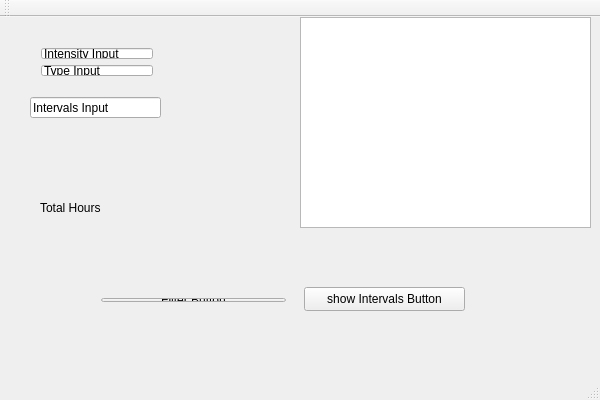
<?xml version="1.0" encoding="UTF-8"?>
<ui version="4.0">
 <class>QTtest3Class</class>
 <widget class="QMainWindow" name="QTtest3Class">
  <property name="geometry">
   <rect>
    <x>0</x>
    <y>0</y>
    <width>600</width>
    <height>400</height>
   </rect>
  </property>
  <property name="windowTitle">
   <string>QTtest3</string>
  </property>
  <widget class="QWidget" name="centralWidget">
   <widget class="QListWidget" name="sessionList">
    <property name="geometry">
     <rect>
      <x>300</x>
      <y>0</y>
      <width>291</width>
      <height>211</height>
     </rect>
    </property>
   </widget>
   <widget class="QLineEdit" name="startTimeInput">
    <property name="geometry">
     <rect>
      <x>30</x>
      <y>80</y>
      <width>131</width>
      <height>21</height>
     </rect>
    </property>
    <property name="text">
     <string>Intervals Input</string>
    </property>
   </widget>
   <widget class="QLabel" name="totalHoursLabel">
    <property name="geometry">
     <rect>
      <x>40</x>
      <y>130</y>
      <width>201</width>
      <height>121</height>
     </rect>
    </property>
    <property name="text">
     <string>Total Hours</string>
    </property>
   </widget>
   <widget class="QPushButton" name="showIntervalsButton">
    <property name="geometry">
     <rect>
      <x>304</x>
      <y>270</y>
      <width>161</width>
      <height>24</height>
     </rect>
    </property>
    <property name="text">
     <string>show Intervals Button</string>
    </property>
   </widget>
   <widget class="QWidget" name="">
    <property name="geometry">
     <rect>
      <x>30</x>
      <y>20</y>
      <width>134</width>
      <height>50</height>
     </rect>
    </property>
    <layout class="QVBoxLayout" name="verticalLayout">
     <item>
      <widget class="QLineEdit" name="intensityInput">
       <property name="text">
        <string>Intensity Input</string>
       </property>
      </widget>
     </item>
     <item>
      <widget class="QLineEdit" name="typeInput">
       <property name="text">
        <string>Type Input</string>
       </property>
      </widget>
     </item>
    </layout>
   </widget>
   <widget class="QWidget" name="">
    <property name="geometry">
     <rect>
      <x>90</x>
      <y>270</y>
      <width>207</width>
      <height>26</height>
     </rect>
    </property>
    <layout class="QHBoxLayout" name="horizontalLayout">
     <item>
      <widget class="QPushButton" name="filterButton">
       <property name="text">
        <string>Filter Button</string>
       </property>
      </widget>
     </item>
    </layout>
   </widget>
  </widget>
  <widget class="QMenuBar" name="menuBar">
   <property name="geometry">
    <rect>
     <x>0</x>
     <y>0</y>
     <width>600</width>
     <height>22</height>
    </rect>
   </property>
  </widget>
  <widget class="QToolBar" name="mainToolBar">
   <attribute name="toolBarArea">
    <enum>TopToolBarArea</enum>
   </attribute>
   <attribute name="toolBarBreak">
    <bool>false</bool>
   </attribute>
  </widget>
  <widget class="QStatusBar" name="statusBar"/>
 </widget>
 <layoutdefault spacing="6" margin="11"/>
 <resources>
  <include location="QTtest3.qrc"/>
 </resources>
 <connections/>
</ui>
